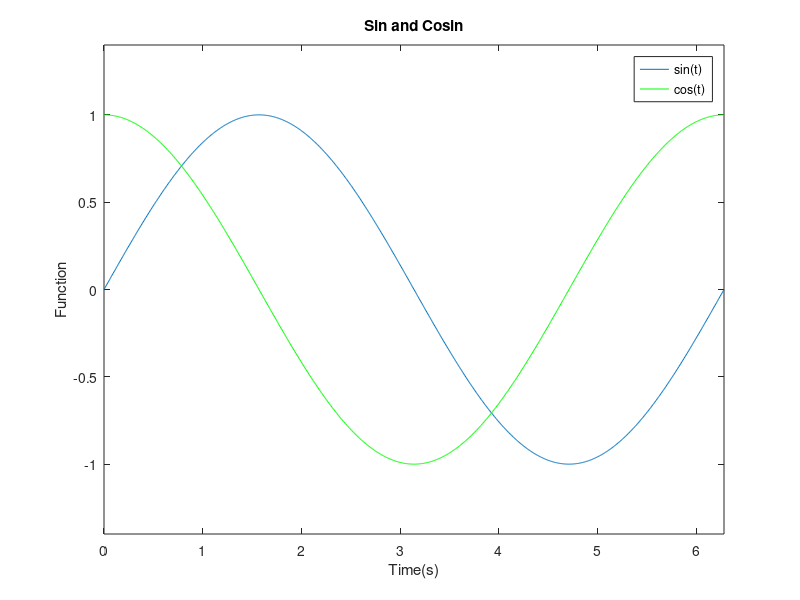

MATLAB code for this plot:
figure;
t = linspace(0, 2*pi, 1000);
plot(t, sin(t));
hold on;    % keep previous plot
plot(t, cos(t), 'g');

% label figure, x, y axis and legend
xlabel('Time(s)');
ylabel('Function');
title('Sin and Cosin');
legend('sin(t)', 'cos(t)');

% set limit for x and y axis
xlim([0, 2*pi]);
ylim([-1.4, 1.4]);